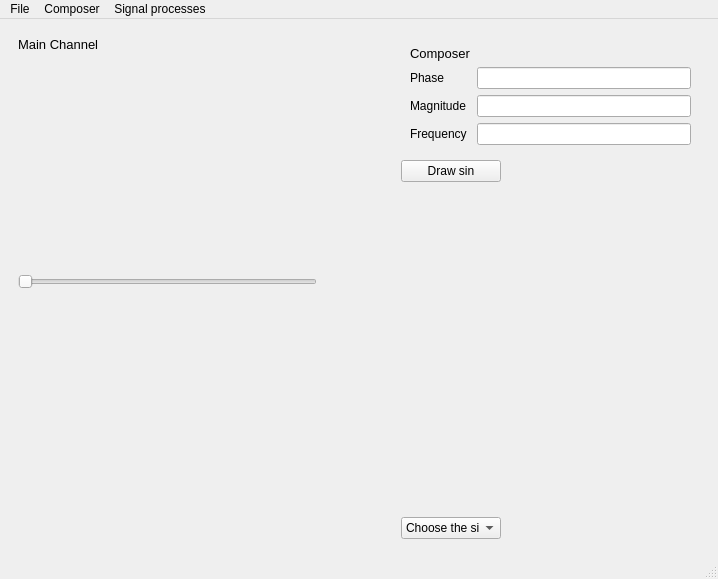
<?xml version="1.0" encoding="UTF-8"?>
<ui version="4.0">
 <class>MainWindow</class>
 <widget class="QMainWindow" name="MainWindow">
  <property name="geometry">
   <rect>
    <x>0</x>
    <y>0</y>
    <width>718</width>
    <height>579</height>
   </rect>
  </property>
  <property name="windowTitle">
   <string>MainWindow</string>
  </property>
  <widget class="QWidget" name="centralwidget">
   <layout class="QHBoxLayout" name="horizontalLayout">
    <item>
     <widget class="QWidget" name="samplingContainer" native="true">
      <property name="minimumSize">
       <size>
        <width>200</width>
        <height>0</height>
       </size>
      </property>
      <layout class="QVBoxLayout" name="verticalLayout">
       <item>
        <widget class="QLabel" name="label_mainChannel">
         <property name="sizePolicy">
          <sizepolicy hsizetype="Preferred" vsizetype="Fixed">
           <horstretch>0</horstretch>
           <verstretch>0</verstretch>
          </sizepolicy>
         </property>
         <property name="font">
          <font>
           <pointsize>10</pointsize>
          </font>
         </property>
         <property name="text">
          <string>Main Channel</string>
         </property>
        </widget>
       </item>
       <item>
        <widget class="QWidget" name="mainChannel" native="true">
         <property name="maximumSize">
          <size>
           <width>0</width>
           <height>16777215</height>
          </size>
         </property>
        </widget>
       </item>
       <item>
        <spacer name="verticalSpacer">
         <property name="orientation">
          <enum>Qt::Vertical</enum>
         </property>
         <property name="sizeType">
          <enum>QSizePolicy::Preferred</enum>
         </property>
         <property name="sizeHint" stdset="0">
          <size>
           <width>20</width>
           <height>5</height>
          </size>
         </property>
        </spacer>
       </item>
       <item>
        <widget class="QSlider" name="samplingSlider">
         <property name="sizePolicy">
          <sizepolicy hsizetype="Preferred" vsizetype="Fixed">
           <horstretch>0</horstretch>
           <verstretch>0</verstretch>
          </sizepolicy>
         </property>
         <property name="mouseTracking">
          <bool>false</bool>
         </property>
         <property name="maximum">
          <number>3</number>
         </property>
         <property name="tracking">
          <bool>true</bool>
         </property>
         <property name="orientation">
          <enum>Qt::Horizontal</enum>
         </property>
         <property name="invertedAppearance">
          <bool>false</bool>
         </property>
         <property name="invertedControls">
          <bool>false</bool>
         </property>
        </widget>
       </item>
       <item>
        <spacer name="verticalSpacer_2">
         <property name="orientation">
          <enum>Qt::Vertical</enum>
         </property>
         <property name="sizeType">
          <enum>QSizePolicy::Preferred</enum>
         </property>
         <property name="sizeHint" stdset="0">
          <size>
           <width>20</width>
           <height>40</height>
          </size>
         </property>
        </spacer>
       </item>
       <item>
        <widget class="QWidget" name="secondaryChannel" native="true">
         <property name="sizePolicy">
          <sizepolicy hsizetype="Preferred" vsizetype="Preferred">
           <horstretch>0</horstretch>
           <verstretch>0</verstretch>
          </sizepolicy>
         </property>
        </widget>
       </item>
      </layout>
     </widget>
    </item>
    <item>
     <spacer name="horizontalSpacer">
      <property name="orientation">
       <enum>Qt::Horizontal</enum>
      </property>
      <property name="sizeType">
       <enum>QSizePolicy::Fixed</enum>
      </property>
      <property name="sizeHint" stdset="0">
       <size>
        <width>60</width>
        <height>20</height>
       </size>
      </property>
     </spacer>
    </item>
    <item>
     <widget class="QWidget" name="composerContainer" native="true">
      <property name="sizePolicy">
       <sizepolicy hsizetype="Preferred" vsizetype="Preferred">
        <horstretch>0</horstretch>
        <verstretch>0</verstretch>
       </sizepolicy>
      </property>
      <property name="minimumSize">
       <size>
        <width>0</width>
        <height>0</height>
       </size>
      </property>
      <property name="maximumSize">
       <size>
        <width>8377215</width>
        <height>16777215</height>
       </size>
      </property>
      <layout class="QVBoxLayout" name="verticalLayout_2">
       <item>
        <widget class="QWidget" name="composer_control" native="true">
         <property name="sizePolicy">
          <sizepolicy hsizetype="Preferred" vsizetype="Fixed">
           <horstretch>0</horstretch>
           <verstretch>0</verstretch>
          </sizepolicy>
         </property>
         <property name="minimumSize">
          <size>
           <width>0</width>
           <height>0</height>
          </size>
         </property>
         <layout class="QFormLayout" name="formLayout">
          <item row="0" column="0">
           <widget class="QLabel" name="label_composer">
            <property name="font">
             <font>
              <pointsize>10</pointsize>
             </font>
            </property>
            <property name="text">
             <string>Composer</string>
            </property>
           </widget>
          </item>
          <item row="1" column="0">
           <widget class="QLabel" name="label_composer_phase">
            <property name="sizePolicy">
             <sizepolicy hsizetype="Preferred" vsizetype="Preferred">
              <horstretch>0</horstretch>
              <verstretch>0</verstretch>
             </sizepolicy>
            </property>
            <property name="text">
             <string>Phase</string>
            </property>
           </widget>
          </item>
          <item row="2" column="0">
           <widget class="QLabel" name="label_composer_mag">
            <property name="sizePolicy">
             <sizepolicy hsizetype="Preferred" vsizetype="Preferred">
              <horstretch>0</horstretch>
              <verstretch>0</verstretch>
             </sizepolicy>
            </property>
            <property name="text">
             <string>Magnitude</string>
            </property>
           </widget>
          </item>
          <item row="3" column="0">
           <widget class="QLabel" name="label_composer_freq">
            <property name="sizePolicy">
             <sizepolicy hsizetype="Preferred" vsizetype="Preferred">
              <horstretch>0</horstretch>
              <verstretch>0</verstretch>
             </sizepolicy>
            </property>
            <property name="text">
             <string>Frequency</string>
            </property>
           </widget>
          </item>
          <item row="1" column="1">
           <widget class="QLineEdit" name="phase_input">
            <property name="sizePolicy">
             <sizepolicy hsizetype="Preferred" vsizetype="Fixed">
              <horstretch>0</horstretch>
              <verstretch>0</verstretch>
             </sizepolicy>
            </property>
           </widget>
          </item>
          <item row="3" column="1">
           <widget class="QLineEdit" name="freq_input">
            <property name="sizePolicy">
             <sizepolicy hsizetype="Preferred" vsizetype="Fixed">
              <horstretch>0</horstretch>
              <verstretch>0</verstretch>
             </sizepolicy>
            </property>
           </widget>
          </item>
          <item row="2" column="1">
           <widget class="QLineEdit" name="magnitude_input">
            <property name="sizePolicy">
             <sizepolicy hsizetype="Preferred" vsizetype="Fixed">
              <horstretch>0</horstretch>
              <verstretch>0</verstretch>
             </sizepolicy>
            </property>
           </widget>
          </item>
         </layout>
        </widget>
       </item>
       <item>
        <widget class="QPushButton" name="composer_draw">
         <property name="sizePolicy">
          <sizepolicy hsizetype="Preferred" vsizetype="Fixed">
           <horstretch>0</horstretch>
           <verstretch>0</verstretch>
          </sizepolicy>
         </property>
         <property name="maximumSize">
          <size>
           <width>100</width>
           <height>16777215</height>
          </size>
         </property>
         <property name="text">
          <string>Draw sin</string>
         </property>
        </widget>
       </item>
       <item>
        <widget class="QWidget" name="composer_channel_1" native="true"/>
       </item>
       <item>
        <widget class="QWidget" name="composer_channel_2" native="true"/>
       </item>
       <item>
        <widget class="QComboBox" name="comboBox">
         <property name="sizePolicy">
          <sizepolicy hsizetype="Preferred" vsizetype="Fixed">
           <horstretch>0</horstretch>
           <verstretch>0</verstretch>
          </sizepolicy>
         </property>
         <property name="minimumSize">
          <size>
           <width>0</width>
           <height>0</height>
          </size>
         </property>
         <property name="maximumSize">
          <size>
           <width>100</width>
           <height>16777215</height>
          </size>
         </property>
         <item>
          <property name="text">
           <string>Choose the sin</string>
          </property>
         </item>
        </widget>
       </item>
      </layout>
     </widget>
    </item>
   </layout>
  </widget>
  <widget class="QMenuBar" name="menubar">
   <property name="geometry">
    <rect>
     <x>0</x>
     <y>0</y>
     <width>718</width>
     <height>21</height>
    </rect>
   </property>
   <widget class="QMenu" name="menuFile">
    <property name="title">
     <string>File</string>
    </property>
    <addaction name="actionOpen_file"/>
    <addaction name="actionSave_as_PDF"/>
    <addaction name="actionExit"/>
   </widget>
   <widget class="QMenu" name="menuSample">
    <property name="title">
     <string>Signal processes</string>
    </property>
    <addaction name="actionSampling"/>
    <addaction name="actionRe_construction"/>
    <addaction name="actionShow_on_secondary_channel"/>
    <addaction name="actionHide_secondary_channel"/>
   </widget>
   <widget class="QMenu" name="menuComposer">
    <property name="title">
     <string>Composer</string>
    </property>
    <addaction name="actionSave_composed_as"/>
   </widget>
   <addaction name="menuFile"/>
   <addaction name="menuComposer"/>
   <addaction name="menuSample"/>
  </widget>
  <widget class="QStatusBar" name="statusbar"/>
  <action name="actionOpen_file">
   <property name="text">
    <string>Open file</string>
   </property>
   <property name="shortcut">
    <string>Shift+O</string>
   </property>
  </action>
  <action name="actionSave_as_PDF">
   <property name="text">
    <string>Save as PDF</string>
   </property>
   <property name="shortcut">
    <string>Shift+S</string>
   </property>
  </action>
  <action name="actionExit">
   <property name="text">
    <string>Exit</string>
   </property>
   <property name="shortcut">
    <string>Esc</string>
   </property>
  </action>
  <action name="actionCompose_signal">
   <property name="text">
    <string>Compose signal</string>
   </property>
  </action>
  <action name="actionSampling">
   <property name="text">
    <string>Sampling</string>
   </property>
  </action>
  <action name="actionRe_construction">
   <property name="text">
    <string>Re-construction</string>
   </property>
  </action>
  <action name="actionShow_on_secondary_channel">
   <property name="text">
    <string>Show on secondary channel</string>
   </property>
  </action>
  <action name="actionHide_secondary_channel">
   <property name="text">
    <string>Hide secondary channel</string>
   </property>
  </action>
  <action name="actionSave_composed_as">
   <property name="text">
    <string>Save composed as</string>
   </property>
  </action>
 </widget>
 <resources/>
 <connections/>
</ui>
